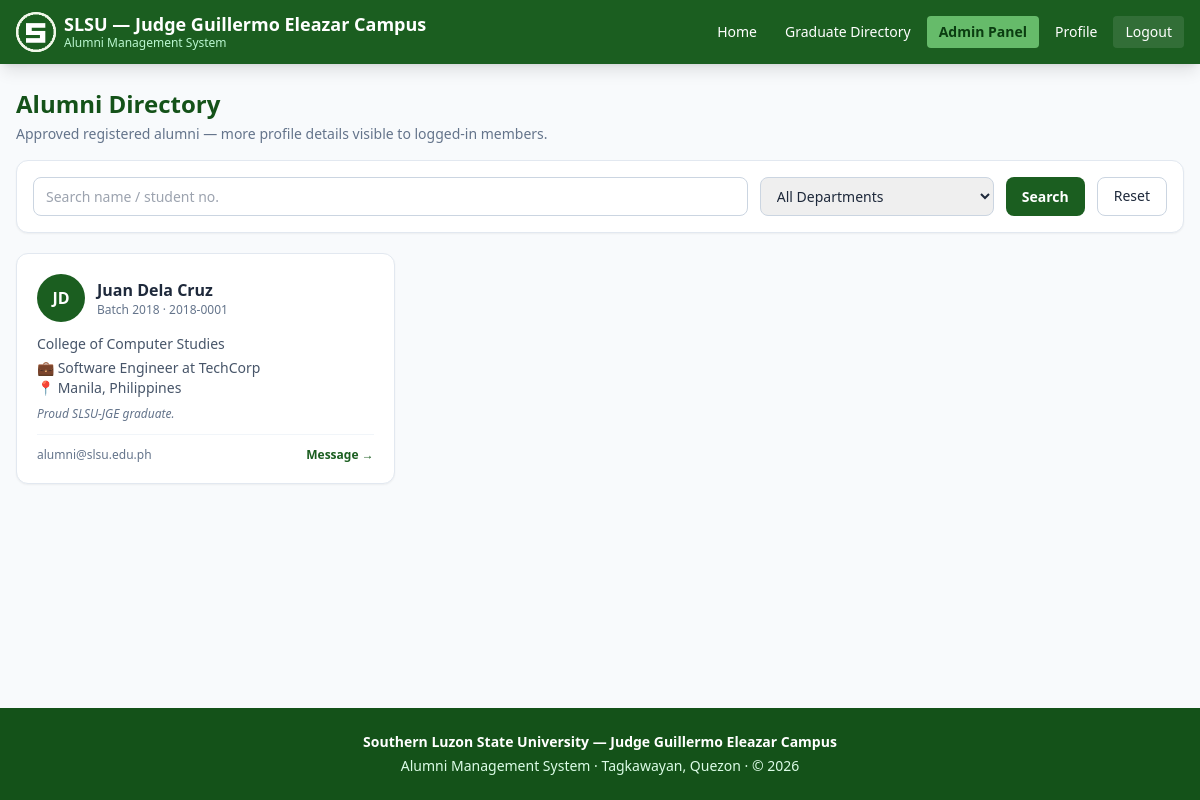
Page /alumni (signed in) on the committed database.
### tables this page shows
CREATE TABLE users (
    id INTEGER PRIMARY KEY AUTOINCREMENT,
    full_name TEXT NOT NULL,
    student_number TEXT NOT NULL,
    department TEXT,
    year_graduated INTEGER,
    email TEXT UNIQUE NOT NULL,
    contact TEXT,
    password_hash TEXT NOT NULL,
    status TEXT NOT NULL DEFAULT 'pending_unverified',
    verification_status TEXT NOT NULL DEFAULT 'unverified',
    is_admin INTEGER NOT NULL DEFAULT 0,
    bio TEXT DEFAULT '',
    employment TEXT DEFAULT '',
    location TEXT DEFAULT '',
    profile_pic TEXT DEFAULT '',
    created_at TEXT NOT NULL,
    last_login TEXT
);

### app.py (the view)
@app.route("/alumni")
@login_required
def alumni_directory():
    db = get_db()
    q = request.args.get("q", "").strip()
    dept = request.args.get("department", "").strip()
    sql = "SELECT * FROM users WHERE status='approved' AND is_admin=0"
    params = []
    if q:
        sql += " AND (full_name LIKE ? OR student_number LIKE ?)"
        params += [f"%{q}%", f"%{q}%"]
    if dept:
        sql += " AND department = ?"
        params.append(dept)
    sql += " ORDER BY full_name ASC LIMIT 500"
    alumni = db.execute(sql, params).fetchall()
    depts = sorted({a["department"] for a in alumni if a["department"]})
    return render_template("alumni_directory.html", alumni=alumni, depts=depts, q=q, dept=dept)

### app.py (called while the page is built)
def get_db():
    if "db" not in g:
        g.db = sqlite3.connect(DATABASE)
        g.db.row_factory = sqlite3.Row
        g.db.execute("PRAGMA foreign_keys = ON")
    return g.db

def current_user():
    uid = session.get("user_id")
    if not uid:
        return None
    db = get_db()
    return db.execute("SELECT * FROM users WHERE id = ?", (uid,)).fetchone()

def login_required(f):
    @wraps(f)
    def wrapper(*args, **kwargs):
        if not session.get("user_id"):
            flash("Please log in to access that page.", "warning")
            return redirect(url_for("login", next=request.path))
        user = current_user()
        if not user or user["status"] != "approved":
            session.clear()
            flash("Your account is not yet approved or has been deactivated.", "warning")
            return redirect(url_for("login"))
        return f(*args, **kwargs)
    return wrapper

def unread_count():
    user = current_user()
    if not user:
        return 0
    db = get_db()
    row = db.execute(
        "SELECT COUNT(*) AS c FROM notifications WHERE user_id = ? AND is_read = 0",
        (user["id"],),
    ).fetchone()
    return row["c"] if row else 0

@app.template_filter("initials")
def initials(name):
    if not name:
        return "?"
    return "".join(w[0] for w in str(name).split())[:2].upper()

@app.context_processor
def inject_globals():
    return {
        "current_user": current_user(),
        "unread_count": unread_count(),
        "now_year": datetime.now().year,
        "REACTIONS": REACTIONS,  # [NEW] exposed to templates for reaction picker
    }

### templates/alumni_directory.html (shortened to what this page needs)
{% extends "base.html" %}
{% block content %}
<h1 class="text-2xl font-bold text-slsu-800">Alumni Directory</h1>
<p class="text-sm text-slate-500 mt-1">Approved registered alumni — more profile details visible to logged-in members.</p>
<form method="get" class="mt-4 bg-white rounded-xl border border-slate-200 p-4 shadow-sm flex flex-wrap gap-3">
  <input name="q" value="{{ q }}" placeholder="Search name / student no." class="flex-1 min-w-[200px] border border-slate-300 rounded-lg px-3 py-2 text-sm focus:ring-2 focus:ring-slsu-600 outline-none">
  <select name="department" class="border border-slate-300 rounded-lg px-3 py-2 text-sm">
    <option value="">All Departments</option>
  </select>
  <button class="px-4 py-2 bg-slsu-700 text-white rounded-lg text-sm font-semibold">Search</button>
  <a href="{{ url_for('alumni_directory') }}" class="px-4 py-2 border border-slate-300 rounded-lg text-sm">Reset</a>
</form>
<div class="mt-5 grid md:grid-cols-2 lg:grid-cols-3 gap-4">
  {% for a in alumni %}
  <div class="bg-white rounded-xl border border-slate-200 shadow-sm p-5">
    <div class="flex items-center gap-3">
      {% if a.profile_pic %}
        <img src="{{ a.profile_pic }}" class="w-12 h-12 rounded-full object-cover" alt="">
      {% else %}
        <div class="w-12 h-12 rounded-full bg-slsu-700 text-white flex items-center justify-center font-bold">{{ a.full_name|initials }}</div>
      {% endif %}
      <div>
        <p class="font-semibold text-slate-800">{{ a.full_name }}</p>
        <p class="text-xs text-slate-500">Batch {{ a.year_graduated or '—' }} · {{ a.student_number }}</p>
      </div>
    </div>
    <p class="text-sm text-slate-600 mt-3">{{ a.department or '—' }}</p>
    {% if a.employment %}<p class="text-sm text-slate-600 mt-1">💼 {{ a.employment }}</p>{% endif %}
    {% if a.location %}<p class="text-sm text-slate-600">📍 {{ a.location }}</p>{% endif %}
    {% if a.bio %}<p class="text-xs text-slate-500 mt-2 italic">{{ a.bio }}</p>{% endif %}
    <div class="mt-3 pt-3 border-t border-slate-100 flex justify-between items-center text-xs">
      <span class="text-slate-500">{{ a.email }}</span>
      <a href="{{ url_for('messages', other_id=a.id) }}" class="text-slsu-700 font-semibold hover:underline">Message →</a>
    </div>
  </div>
  {% else %}
  <div class="col-span-full bg-white rounded-xl border border-slate-200 p-10 text-center text-slate-400">No alumni found.</div>
  {% endfor %}
</div>
{% endblock %}

### rows in the picture
users: full_name|initials "JD", full_name "Juan Dela Cruz", year_graduated "2018", student_number "2018-0001", department "College of Computer Studies", employment "Software Engineer at TechCorp", location "Manila, Philippines", bio "Proud SLSU-JGE graduate.", email "alumni@slsu.edu.ph"
